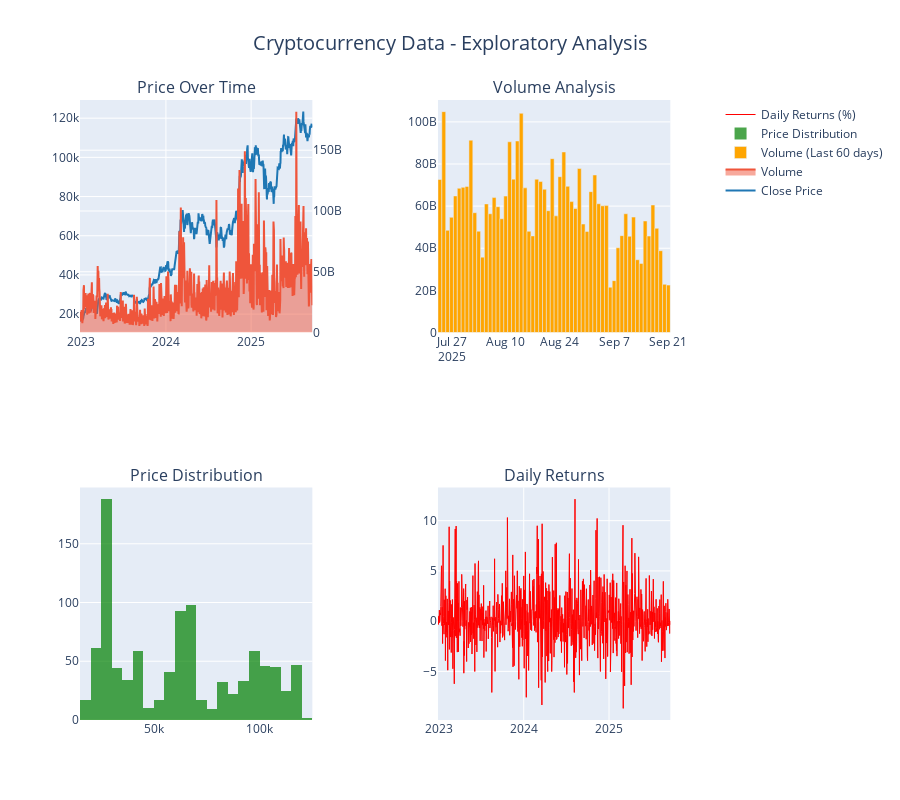
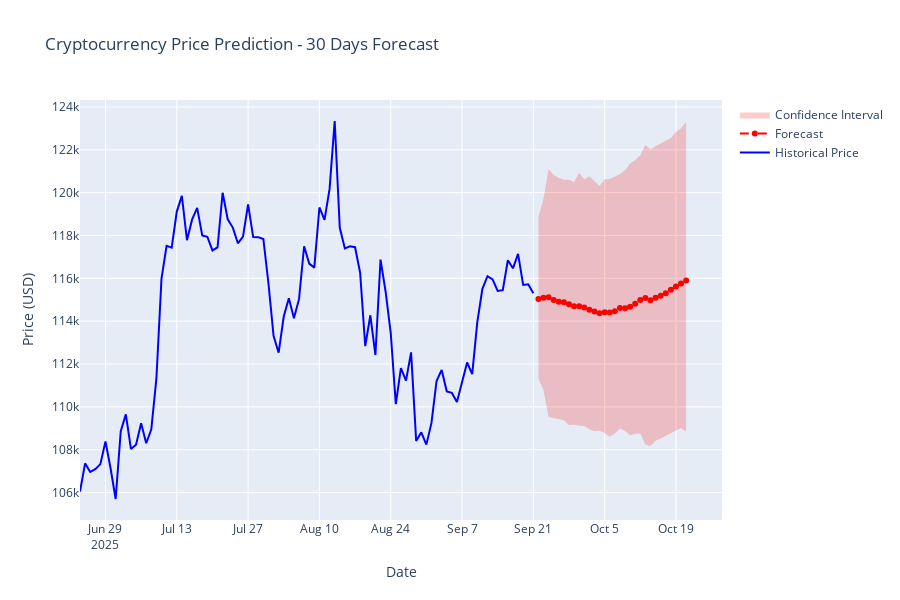

Notebook code cell kept with these figures, in order:
### Code cell
# print(data)
create_full_analysis(data, model, prediction)
